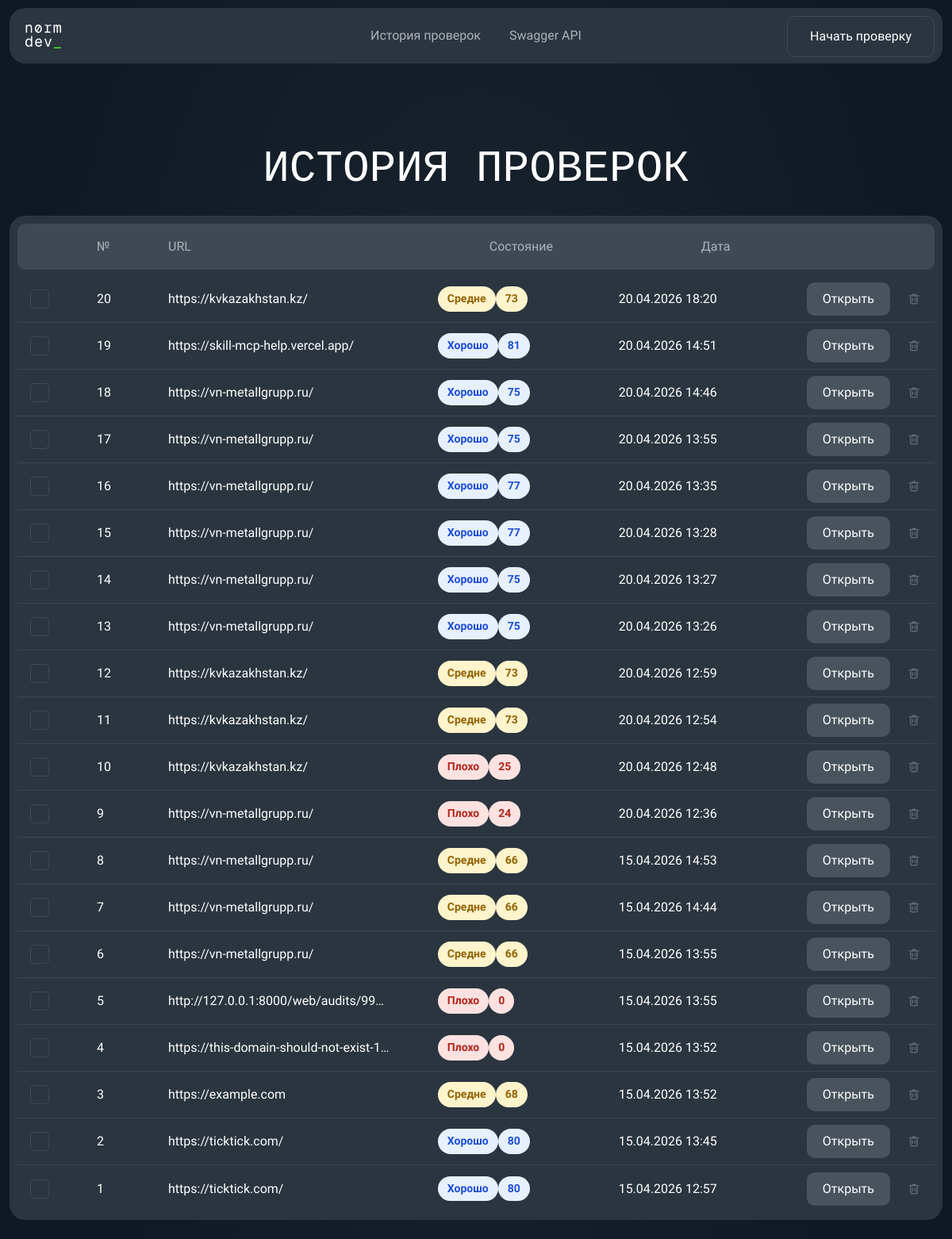
/web/history, run on the app's committed database.
### app/models/audit.py (models this page shows)
class Audit(Base):
    __tablename__ = "audits"
    id: Mapped[int] = mapped_column(Integer, primary_key=True, index=True)
    url: Mapped[str] = mapped_column(String(2048), nullable=False, index=True)
    status: Mapped[str] = mapped_column(String(50), nullable=False, default="pending")
    total_score: Mapped[float | None] = mapped_column(Float, nullable=True)
    created_at: Mapped[datetime] = mapped_column(DateTime, default=datetime.utcnow, nullable=False)
    finished_at: Mapped[datetime | None] = mapped_column(DateTime, nullable=True)
    issues = relationship(
        "AuditIssue",
        back_populates="audit",
        cascade="all, delete-orphan"
    )
    metrics = relationship(
        "AuditMetric",
        back_populates="audit",
        cascade="all, delete-orphan"
    )
    reports = relationship(
        "AuditReport",
        back_populates="audit",
        cascade="all, delete-orphan"
    )

### app/api/web.py (the view)
@router.get("/web/history", response_class=HTMLResponse)
def web_history(
    request: Request,
    db: Session = Depends(get_db)
):
    repository = AuditRepository(db)
    audits = repository.get_audits()
    return templates.TemplateResponse(
        request=request,
        name="history.html",
        context={
            "title": "История проверок",
            "audits": audits,
            "get_score_label": get_score_label,
            "get_score_class": get_score_class,
            "get_status_label": get_status_label,
            "format_datetime": format_datetime,
        }
    )

### app/templates/history.html (shortened to what this page needs)
{% extends "base.html" %}
{% block body_class %}history-page{% endblock %}
{% block header %}
<header class="history-header home-header">
    <div class="home-header__inner">
        <a href="/web" class="home-logo" aria-label="Normdev">
        </a>
        <nav class="home-nav" aria-label="Основное меню">
            <a href="/web/history" aria-current="page">История проверок</a>
            <a href="/docs">Swagger API</a>
        </nav>
        <a href="/web" class="home-header__cta">Начать проверку</a>
    </div>
</header>
{% endblock %}
{% block main_wrapper_class %}{% endblock %}
{% block main_class %}history-main{% endblock %}
{% block content %}
<section class="history-shell">
    <h1 class="history-title">История проверок</h1>
    <section class="history-panel">
        <div class="history-panel__head">
            <label class="history-checkbox history-checkbox--header">
                <span></span>
            </label>
            <span>№</span>
            <span>URL</span>
            <span>Состояние</span>
            <span>Дата</span>
        </div>
        {% if audits %}
            <div class="history-list">
                {% for audit in audits %}
                    {% set score_class = get_score_class(audit.total_score) %}
                    {% set display_label = "Ошибка" if audit.total_score is none else ("Отлично" if audit.total_score >= 90 else "Хорошо" if audit.total_score >= 75 else "Средне" if audit.total_score >= 50 else "Плохо") %}
                    {% set display_score = audit.total_score | int if audit.total_score is not none else "-" %}
                    <div class="history-row">
                        <label class="history-checkbox">
                            <span></span>
                        </label>
                        <span class="history-row__index">{{ audits|length - loop.index0 }}</span>
                        <span class="history-row__url">{{ audit.url }}</span>
                        <span class="history-row__status">
                            <span class="history-pill {{ score_class }}">{{ display_label }}</span>
                            <span class="history-pill {{ score_class }}">{{ display_score }}</span>
                        </span>
                        <span class="history-row__date">{{ format_datetime(audit.created_at) }}</span>
                        <span class="history-row__actions">
                            <a href="/web/audits/{{ audit.id }}" class="history-open-button">Открыть</a>
                            <form method="post" action="/web/history/delete" class="history-delete-form" onsubmit="return confirm('Удалить эту проверку из истории?');">
                                <button type="submit" class="history-delete-button" aria-label="Удалить аудит {{ audit.id }}">
                                </button>
                            </form>
                        </span>
                    </div>
                {% endfor %}
            </div>
        {% else %}
            <div class="history-empty">
                <p class="history-empty__title">История аудитов пока пуста</p>
                <p class="history-empty__text">Запустите первую проверку, и результаты появятся здесь.</p>
                <a href="/web" class="history-open-button">Начать проверку</a>
            </div>
        {% endif %}
    </section>
</section>
{% endblock %}

### app/templates/base.html (shortened to what this page needs)
<!DOCTYPE html>
<html lang="ru">
<head>
    <link rel="stylesheet" href="/static/css/styles.css">
</head>
<body class="{% block body_class %}{% endblock %}">
    {% block header %}{% endblock %}
    <main class="{% block main_wrapper_class %}container{% endblock %} {% block main_class %}{% endblock %}">
        {% block content %}{% endblock %}
    </main>
</body>
</html>

### data on the page
Audit: index0 "20", url "https://kvkazakhstan.kz/", display_label "Средне", display_score "73", created_at "20.04.2026 18:20"
Audit: index0 "19", url "https://skill-mcp-help.vercel.app/", display_label "Хорошо", display_score "81", created_at "20.04.2026 14:51"
Audit: index0 "18", url "https://vn-metallgrupp.ru/", display_label "Хорошо", display_score "75", created_at "20.04.2026 14:46"
Audit: index0 "17", url "https://vn-metallgrupp.ru/", display_label "Хорошо", display_score "75", created_at "20.04.2026 13:55"
Audit: index0 "16", url "https://vn-metallgrupp.ru/", display_label "Хорошо", display_score "77", created_at "20.04.2026 13:35"
Audit: index0 "15", url "https://vn-metallgrupp.ru/", display_label "Хорошо", display_score "77", created_at "20.04.2026 13:28"
Audit: index0 "14", url "https://vn-metallgrupp.ru/", display_label "Хорошо", display_score "75", created_at "20.04.2026 13:27"
Audit: index0 "13", url "https://vn-metallgrupp.ru/", display_label "Хорошо", display_score "75", created_at "20.04.2026 13:26"
Audit: index0 "12", url "https://kvkazakhstan.kz/", display_label "Средне", display_score "73", created_at "20.04.2026 12:59"
Audit: index0 "11", url "https://kvkazakhstan.kz/", display_label "Средне", display_score "73", created_at "20.04.2026 12:54"
Audit: index0 "10", url "https://kvkazakhstan.kz/", display_label "Плохо", display_score "25", created_at "20.04.2026 12:48"
Audit: index0 "9", url "https://vn-metallgrupp.ru/", display_label "Плохо", display_score "24", created_at "20.04.2026 12:36"
Audit: index0 "8", url "https://vn-metallgrupp.ru/", display_label "Средне", display_score "66", created_at "15.04.2026 14:53"
Audit: index0 "7", url "https://vn-metallgrupp.ru/", display_label "Средне", display_score "66", created_at "15.04.2026 14:44"
Audit: index0 "6", url "https://vn-metallgrupp.ru/", display_label "Средне", display_score "66", created_at "15.04.2026 13:55"
Audit: index0 "5", url "http://127.0.0.1:8000/web/audits/99…", display_label "Плохо", display_score "0", created_at "15.04.2026 13:55"
Audit: index0 "4", url "https://this-domain-should-not-exist-1…", display_label "Плохо", display_score "0", created_at "15.04.2026 13:52"
Audit: index0 "3", url "https://example.com", display_label "Средне", display_score "68", created_at "15.04.2026 13:52"
Audit: index0 "2", url "https://ticktick.com/", display_label "Хорошо", display_score "80", created_at "15.04.2026 13:45"
Audit: index0 "1", url "https://ticktick.com/", display_label "Хорошо", display_score "80", created_at "15.04.2026 12:57"
